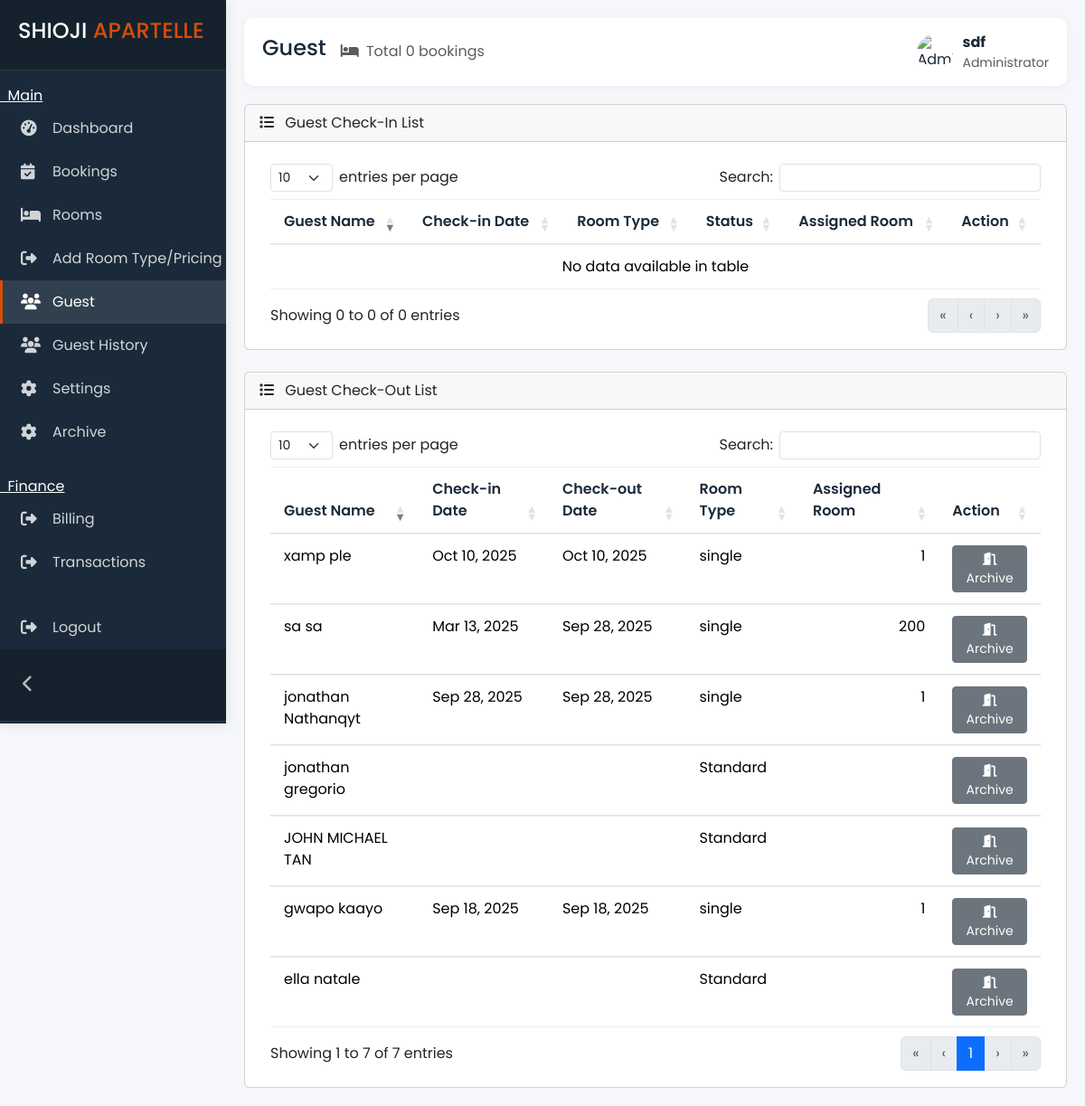
Screenshot of /admin/guest.php (signed in) with the database file from the repository.
### tables this page shows
CREATE TABLE `rooms` (
  `room_id` int(11) NOT NULL,
  `guest_id` int(11) DEFAULT NULL,
  `room_type_id` int(10) NOT NULL,
  `status` enum('available','occupied') NOT NULL,
  `archive` enum('yes','no') NOT NULL DEFAULT 'no'
);

CREATE TABLE `guests` (
  `guest_id` int(11) NOT NULL,
  `room_id` int(11) DEFAULT NULL,
  `first_name` varchar(200) NOT NULL,
  `last_name` varchar(200) NOT NULL,
  `email` varchar(200) NOT NULL,
  `phone` varchar(200) NOT NULL,
  `checkin_date` date DEFAULT NULL,
  `checkout_date` date DEFAULT NULL,
  `no_of_guest` tinyint(1) NOT NULL,
  `status` varchar(200) DEFAULT NULL,
  `password` varchar(250) DEFAULT NULL
);

CREATE TABLE `room_types` (
  `room_type_id` int(11) NOT NULL,
  `type` varchar(200) NOT NULL,
  `price` double(10,2) NOT NULL DEFAULT 0.00,
  `created_at` timestamp NOT NULL DEFAULT current_timestamp(),
  `archive` enum('yes','no') NOT NULL DEFAULT 'no'
);

### admin/guest.php (the view, shortened to what this page needs)
<?php
include '../connect.php';
$sql = "
    SELECT g.*, r.room_type_id, rt.type, rt.price
    FROM guests g
    LEFT JOIN rooms r ON g.room_id = r.room_id
    LEFT JOIN room_types rt ON r.room_type_id = rt.room_type_id
    WHERE g.status = 'checked_in'
";
$result = $conn->query($sql);
?>
<!DOCTYPE html>
<html lang="en">
<?php include 'head.php'; ?>
<body>
    <?php include 'sidebar.php'; ?>
    <div class="main-content" id="mainContent">
        <div class="topbar">
            <div class="topbar-left">
                <div class="d-flex align-items-center">
                    <h4>Guest</h4>
                    <div class="ms-3 text-muted d-none d-md-block">
                        <i class="fas fa-bed me-1"></i>
                        <span>Total <?php echo $result->num_rows; ?> bookings</span>
                    </div>
                </div>
            </div>
            <div class="user-info">
                <img src="https://www.w3schools.com/howto/img_avatar.png" alt="Admin Avatar" class="rounded-circle" width="40" height="40">
                <div>
                    <div class="fw-bold">
                        <?php echo $_SESSION['admin_name']; ?>
                    </div>
                    <div class="text-muted small">Administrator</div>
                </div>
            </div>
        </div>
        <div class="card">
            <div class="card-header">
                <i class="fas fa-list me-2"></i> Guest Check-In List
            </div>
            <div class="card-body">
                <div class="table-responsive">
                    <table id="bookingsTable" class="table table-hover">
                        <thead>
                            <tr>
                                <th>Guest Name</th>
                                <th>Check-in Date</th>
                                <th>Room Type</th>
                                <th>Status</th>
                                <th>Assigned Room</th>
                                <th>Action</th>
                            </tr>
                        </thead>
                        <tbody>
                        </tbody>
                    </table>
                </div>
            </div>
        </div>
        <div class="card mt-4">
            <div class="card-header">
                <i class="fas fa-list me-2"></i> Guest Check-Out List
            </div>
            <div class="card-body">
                <div class="table-responsive">
                    <table id="bookingsTable2" class="table table-hover">
                        <thead>
                            <tr>
                                <th>Guest Name</th>
                                <th>Check-in Date</th>
                                <th>Check-out Date</th>
                                <th>Room Type</th>
                                <th>Assigned Room</th>
                                <th>Action</th>
                            </tr>
                        </thead>
                        <tbody>
                            <?php
                            $sql = "
                        SELECT g.*, r.room_type_id, rt.type, rt.price, r.room_id
                        FROM guests g
                        LEFT JOIN rooms r ON g.room_id = r.room_id
                        LEFT JOIN room_types rt ON r.room_type_id = rt.room_type_id
                        WHERE g.status = 'checked_out'
                    ";
                            $result2 = $conn->query($sql);
                            ?>
                            <?php if ($result2 && $result2->num_rows > 0): ?>
                                <?php while ($row = $result2->fetch_assoc()): ?>
                                    <tr>
                                        <td><?php echo htmlspecialchars($row['first_name'] . ' ' . $row['last_name']); ?></td>
                                        <td>
                                            <?php echo $row['checkin_date']
                                                ? date('M d, Y', strtotime($row['checkin_date']))
                                                : ''; ?>
                                        </td>
                                        <td>
                                            <?php echo $row['checkout_date']
                                                ? date('M d, Y', strtotime($row['checkout_date']))
                                                : ''; ?>
                                        </td>
                                        <td><?php echo htmlspecialchars($row['type'] ?? 'Standard'); ?></td>
                                        <td><?php echo htmlspecialchars($row['room_id'] ?? ''); ?></td>
                                        <td>
                                            <form action="" method="POST"
                                                onsubmit="return confirm('Are you sure you want to check out this guest?');">
                                                <button type="submit" name="archive" class="btn btn-secondary btn-sm">
                                                    <i class="fas fa-door-open"></i> Archive
                                                </button>
                                            </form>
                                        </td>
                                    </tr>
                                <?php endwhile; ?>
                            <?php else: ?>
                                <!-- <tr>
                                    <td colspan="6" class="text-center py-4">No checked-out guests found</td>
                                </tr> -->
                            <?php endif; ?>
                        </tbody>
                    </table>
                </div>
            </div>
        </div>
    </div>
</body>
</html>

### admin/style.css (style rules this page uses)
:root { --primary: #2a5d8a; --secondary: #e9b44c; --accent: #d74e09; --light: #f8f9fa; --dark: #1a2a3a; --gray: #6c757d; --sidebar-width: 250px; --sidebar-collapsed-width: 70px; --success: #4cc9f0; --danger: #e63946; --warning: #fca311; --border: #e0e0e0; --card-shadow: 0 4px 6px rgba(0, 0, 0, 0.05); --transition: all 0.3s ease; }
* { margin: 0; padding: 0; box-sizing: border-box; }
body { font-family: "Poppins", sans-serif; background-color: #f5f7fa; color: var(--dark); overflow-x: hidden; transition: all 0.3s; }
.main-content { margin-left: var(--sidebar-width); padding: 20px; transition: all 0.3s; min-height: 100vh; }
.topbar { display: flex; justify-content: space-between; align-items: center; padding: 15px 20px; background: white; border-radius: 10px; box-shadow: 0 2px 10px rgba(0, 0, 0, 0.05); margin-bottom: 20px; }
.topbar-left { display: flex; align-items: center; gap: 15px; }
.user-info { display: flex; align-items: center; }
.user-info img { width: 40px; height: 40px; border-radius: 50%; margin-right: 10px; object-fit: cover; }
.table { border-collapse: separate; border-spacing: 0; }
.table th { background: var(--light); padding: 12px 15px; font-weight: 600; color: var(--dark); border-top: 1px solid #eee; }
.table td { padding: 12px 15px; border-top: 1px solid #eee; }
.table tr:last-child td { border-bottom: 1px solid #eee; }

### rows the page displays
rooms: guests.first_name+last_name "sa sa", guests.checkin_date "Mar 13, 2025", guests.checkout_date "Sep 28, 2025", room_type.type "single", room_id "200"
rooms: guests.first_name+last_name "gwapo kaayo", guests.checkin_date "Sep 18, 2025", guests.checkout_date "Sep 18, 2025", room_type.type "single", room_id "1", guests.first_name+last_name "jonathan Nathanqyt", guests.checkin_date "Sep 28, 2025", guests.checkout_date "Sep 28, 2025", guests.first_name+last_name "xamp ple", guests.checkin_date "Oct 10, 2025", guests.checkout_date "Oct 10, 2025"
guests: first_name+last_name "JOHN MICHAEL TAN", type "Standard"
guests: first_name+last_name "jonathan gregorio", type "Standard"
guests: first_name+last_name "ella natale", type "Standard"

### other values shown
$result->num_rows "0"
$_SESSION['admin_name'] "sdf"
